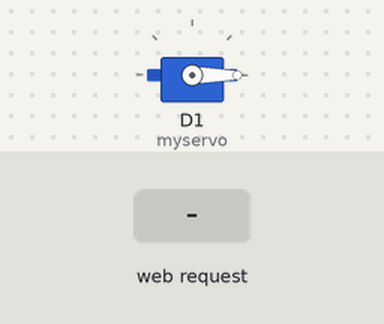
This sketch was run on a simulated ESP8266 (NodeMCU). Parts: servo. Inputs (shaded band) come from the test bench. WiFi joins after 1.5 s; servers stay silent unless stated; what the sketch prints to the serial monitor is not drawn.

Above: at 3.2 s.
3.3 s: HTTP request GET /toggle?password=123456 received
At 4.4 s:
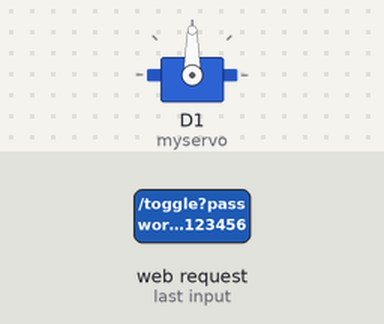
Timing chart, 0 to 9.8 s (numbered marks = the images above; inputs shaded):
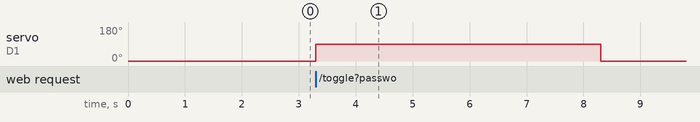

The sketch:

script.ino
```cpp
#include <ESP8266WiFi.h>
#include <ESP8266WebServer.h>
#include <Servo.h>
#include <ThingSpeak.h>

// Informasi ThingSpeak
char thingSpeakAddress[] = "api.thingspeak.com";
unsigned long channelID = 2721931;
const char* writeAPIKey = "P7MN3SIWBMP1ZLMU";
const char* ssid = "SEI";
const char* password = "kizusei<3";

// Variables
bool isLocked = true;
bool isUnlocking = false;
unsigned long unlockStartTime;
int servoClosedPos = 0;
int servoOpenPos = 90;
int delayDuration = 5; // Duration in seconds
Servo myservo;

// Deklarasi server dan client untuk ThingSpeak
ESP8266WebServer Server(80);
WiFiClient client;

void setup() {
    Serial.begin(9600);
    myservo.attach(D1);
    myservo.write(servoClosedPos);

    WiFi.begin(ssid, password);
    while (WiFi.status() != WL_CONNECTED) {
        delay(1000);
        Serial.println("Connecting to WiFi...");
    }
    Serial.println("Connected to WiFi");
    Serial.print("Local IP Address: ");
    Serial.println(WiFi.localIP());

    Server.on("/", HTTP_GET, handleRoot);
    Server.on("/toggle", HTTP_GET, handleToggle);
    Server.begin();
    ThingSpeak.begin(client);
}

void loop() {
    Server.handleClient();
    static unsigned long lastThingSpeakUpdate = 0;
    unsigned long currentTime = millis();

    if (currentTime - lastThingSpeakUpdate >= 15000) {
        ThingSpeak.writeField(channelID, 1, isLocked ? 0 : 1, writeAPIKey);
        ThingSpeak.writeField(channelID, 2, isUnlocking ? 2 : (isLocked ? 0 : 1), writeAPIKey);
        ThingSpeak.writeField(channelID, 3, delayDuration, writeAPIKey);
        lastThingSpeakUpdate = currentTime;
    }

    if (isUnlocking && millis() - unlockStartTime >= (delayDuration * 1000)) {
        myservo.write(servoClosedPos);
        isLocked = true;
        isUnlocking = false;
        ThingSpeak.writeField(channelID, 2, 0, writeAPIKey);
    }
}

void handleRoot() {
    String statusMessage = isLocked ? "Terkunci" : (isUnlocking ? "Membuka..." : "Terbuka");
    String errorMessage = "";

    if (Server.hasArg("error")) {
        errorMessage = "<p style='color: red;'>Password Salah</p>";
    }

    String html = "<html><head><style>"
                  "body { font-family: Arial, sans-serif; background-color: #f2f2f2; text-align: center; }"
                  ".header { background-color: #333; color: #fff; padding: 20px; }"
                  ".container { margin-top: 20px; padding: 20px; }"
                  ".button { display: inline-block; padding: 20px 40px; font-size: 24px; margin: 10px; border-radius: 10px; transition: background-color 0.3s; cursor: pointer; }"
                  ".button:hover { background-color: #555; }"
                  ".button-number { background-color: #3498db; color: #ffffff; }"
                  ".button-clear { background-color: #e74c3c; color: #ffffff; }"
                  ".button-enter { background-color: #2ecc71; color: #ffffff; }"
                  ".button-wrapper { display: grid; grid-template-columns: repeat(3, 1fr); gap: 20px; }"
                  ".status { font-size: 24px; margin-top: 20px; }"
                  ".password-input { font-size: 24px; padding: 10px; width: 80px; text-align: center; border: 1px solid #ccc; border-radius: 5px; }"
                  "</style><script>"
                  "function appendDigit(digit) { var passwordField = document.getElementById('passwordField'); if (passwordField.value.length < 6) { passwordField.value += digit; } }"
                  "function clearPassword() { document.getElementById('passwordField').value = ''; }"
                  "function toggleDoor() {"
                  " var passwordField = document.getElementById('passwordField').value;"
                  " if (passwordField.length === 6) {"
                  "  var xhr = new XMLHttpRequest();"
                  "  xhr.open('GET', '/toggle?password=' + passwordField, true);"
                  "  xhr.onreadystatechange = function() {"
                  "   if (xhr.readyState === 4) {"
                  "    if (xhr.status === 200) { document.getElementById('status').textContent = 'Status Pintu: ' + xhr.responseText; }"
                  "    else { document.getElementById('error').innerHTML = 'Password Salah'; }"
                  "   }"
                  "  };"
                  "  xhr.send();"
                  " } else { document.getElementById('error').innerHTML = 'Panjang password tidak valid'; }"
                  "}"
                  "</script></head><body><div class='header'><h1>Kontrol Pintu</h1></div><div class='container'>"
                  "<p id='status' class='status'>Status Pintu: " + statusMessage + "</p>"
                  "<div id='error'>" + errorMessage + "</div>"
                  "<input type='password' id='passwordField' maxlength='6' readonly class='password-input'>"
                  "<div class='button-wrapper'>";

    for (int i = 1; i <= 9; i++) {
        html += "<button type='button' class='button button-number' onclick='appendDigit(" + String(i) + ")'>" + String(i) + "</button>";
    }

    html += "<button type='button' class='button button-clear' onclick='clearPassword()'>C</button>"
            "<button type='button' class='button button-number' onclick='appendDigit(0)'>0</button>"
            "<button type='button' class='button button-enter' onclick='toggleDoor()'>E</button></div></div></body></html>";

    Server.send(200, "text/html", html);
}

void handleToggle() {
    String requestPassword = Server.arg("password");

    if (requestPassword.length() == 6) {
        if (requestPassword == "123456") {
            if (isLocked) {
                myservo.write(servoOpenPos);
                isLocked = false;
                isUnlocking = true;
                unlockStartTime = millis();
                ThingSpeak.writeField(channelID, 2, 1, writeAPIKey);
            } else {
                myservo.write(servoClosedPos);
                isLocked = true;
                isUnlocking = false;
                ThingSpeak.writeField(channelID, 2, 0, writeAPIKey);
            }

            Server.send(200, "text/plain", isLocked ? "Terkunci" : "Terbuka");
        } else {
            Server.send(200, "text/plain", "Password Salah");
        }
    } else {
        Server.send(400, "text/plain", "Panjang password tidak valid");
    }
}
```

Measured:
- after the input at 3.3 s, servo on D1 (myservo): 0° → 90° at once, → 0° 5.0 s later
